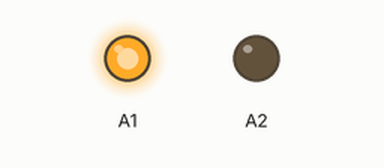
Recording of a sketch running on a simulated Arduino Uno, built with avr-gcc and run on an emulated ATmega328P. Shown: output pins drawn as LEDs (lit = HIGH).

Above: at 5.0 s.
At 15.0 s:
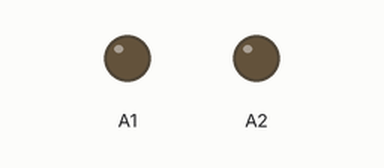
At 25.0 s:
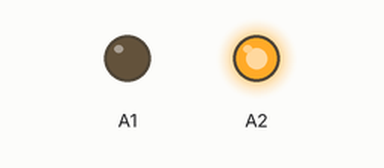
Timing chart, 0 to 39.0 s (numbered marks = the images above):
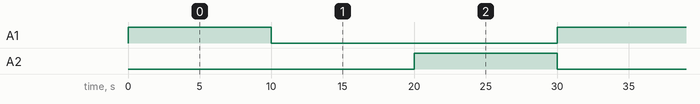

Measured:
- by itself, A1, A2: alternates HIGH for 10.0 s and LOW for 20.0 s
- by itself, everything shown: repeats every 30.0 s, in 3 steps

The sketch:

sketch_nov03b.ino
```cpp
void setup() {
  // put your setup code here, to run once:
pinMode(A1,OUTPUT);
pinMode(A2,OUTPUT);
}

void loop() {
  // put your main code here, to run repeatedly:
analogWrite(A1,130);
analogWrite(A2,0);
delay(10000);
analogWrite(A1,0);
analogWrite(A1,0);
delay(10000);
analogWrite(A1,0);
analogWrite(A2,130);
delay(10000);
}
```
